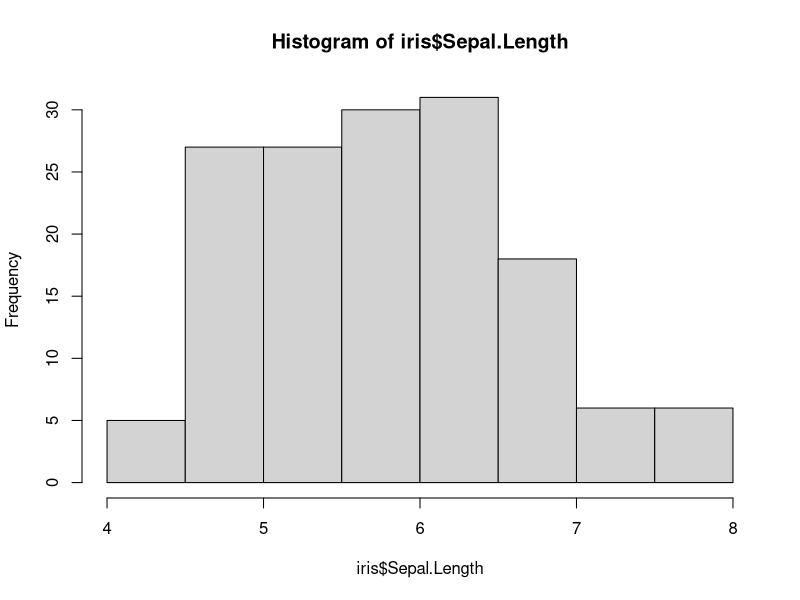
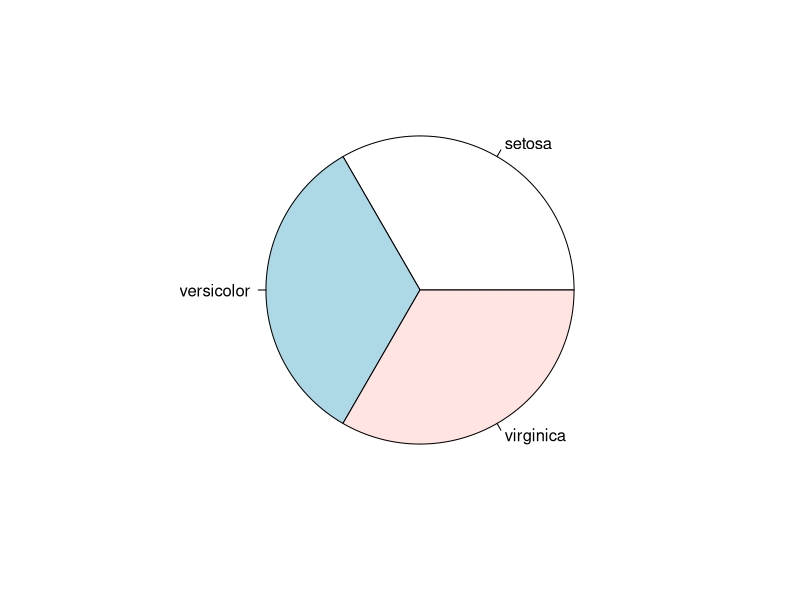
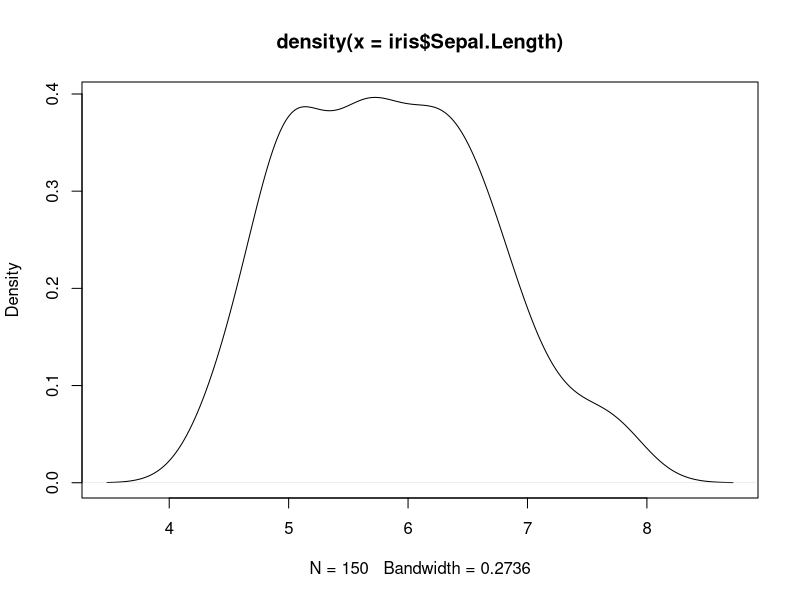
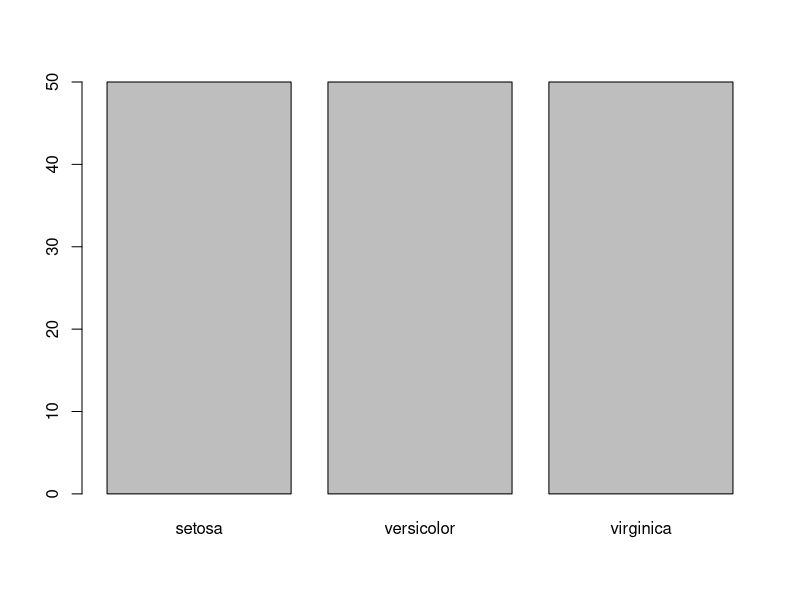
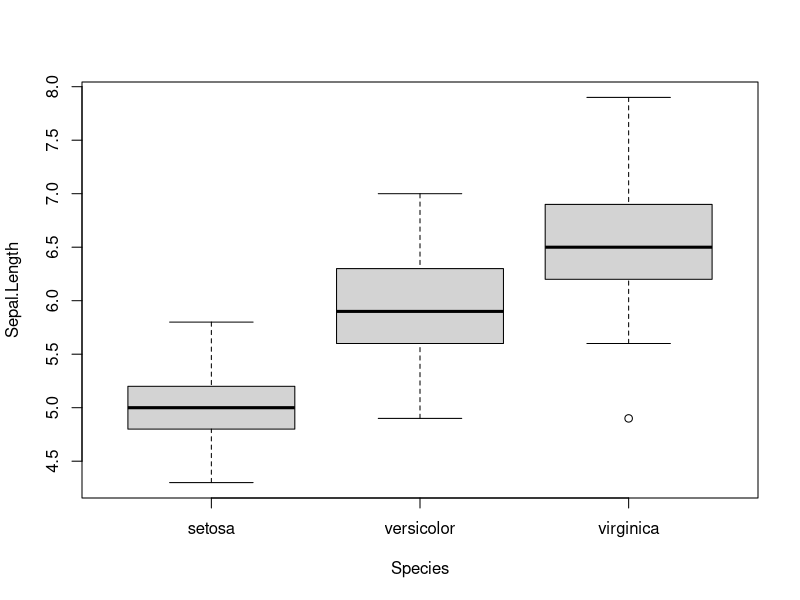
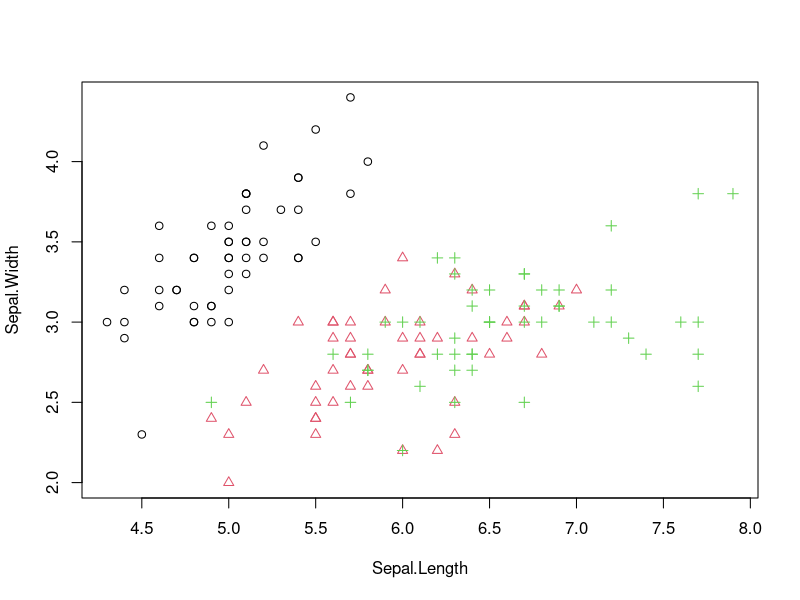
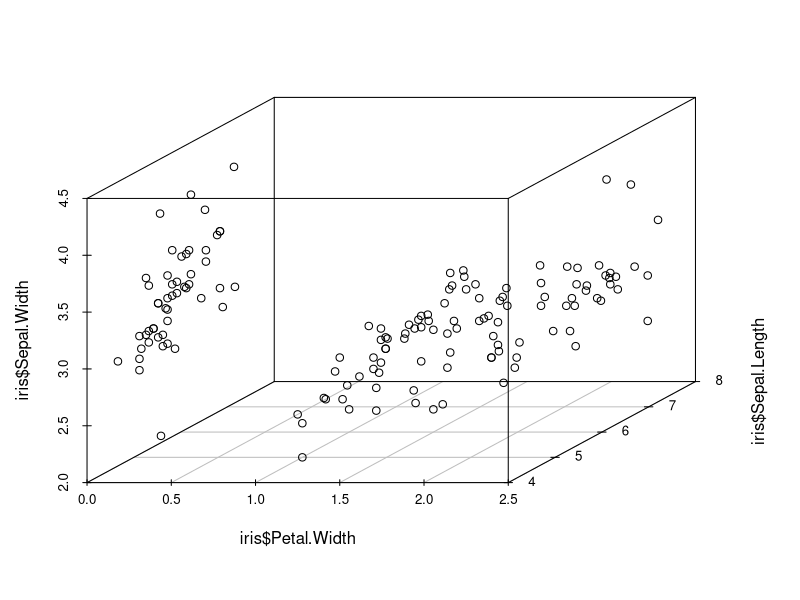
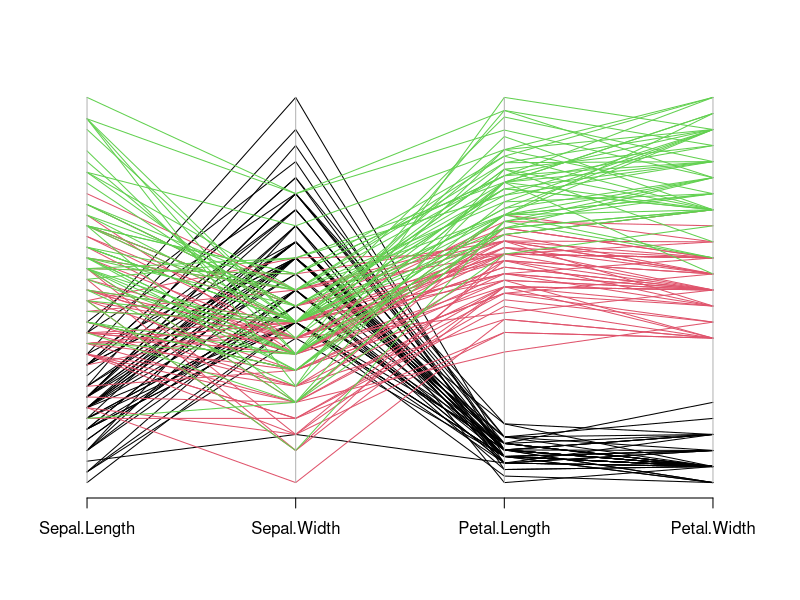

Here is the R script that generated these plots, in order: (Note: this script raises an error after producing the figures.)
# Etude pratique : Clustering avec R

# --------------------------------------------------------------------
# 1. Exploration de l'ensemble des données IRIS
# --------------------------------------------------------------------

# Chargement du dataset iris
data(iris)

# 1.1. Caractéristiques des données
dim(iris)  # Affiche les dimensions de l'ensemble de données
names(iris)  # Affiche les noms des colonnes
str(iris)  # Affiche la structure du dataset
attributes(iris)  # Affiche les attributs de l'objet

# 1.2. Contenu par ligne ou par colonne
iris[1:5,]  # Affiche les 5 premières lignes
head(iris)  # Affiche les premières lignes (par défaut 6 lignes)
tail(iris)  # Affiche les dernières lignes
iris$Sepal.Length[1:10]  # Affiche les 10 premières valeurs de Sepal.Length

# 1.3. Statistiques de base
summary(iris)  # Résumé statistique du dataset
var(iris$Sepal.Length)  # Variance de la variable Sepal.Length
hist(iris$Sepal.Length)  # Histogramme de Sepal.Length

# 1.4. Quantiles
quantile(iris$Sepal.Length)  # Calcul des quantiles
quantile(iris$Sepal.Length, c(0.1, 0.3, 0.65))  # Quantiles spécifiques

# 1.5. Fréquences des espèces
table(iris$Species)  # Table de fréquence pour la variable Species
pie(table(iris$Species))  # Diagramme circulaire de la fréquence de Species

# 1.6. Visualisations
# Densité de Sepal.Length
plot(density(iris$Sepal.Length))

# Barplot des fréquences de Species
barplot(table(iris$Species))

# Boxplot de Sepal.Length par Species
boxplot(Sepal.Length ~ Species, data = iris)

# Scatter plot de Sepal.Length et Sepal.Width par espèce
with(iris, plot(Sepal.Length, Sepal.Width, col = Species, pch = as.numeric(Species)))

# 3D scatter plot de Petal.Width, Sepal.Length et Sepal.Width
library(scatterplot3d)
scatterplot3d(iris$Petal.Width, iris$Sepal.Length, iris$Sepal.Width)

# Parallel coordinates plot
library(MASS)
parcoord(iris[1:4], col = iris$Species)

# --------------------------------------------------------------------
# Exercice 1 : Etude du Clustering
# --------------------------------------------------------------------

# 1. Appliquer l'algorithme K-means avec k=7
iris2 <- iris
iris2$Species <- NULL  # Suppression de la colonne Species pour le clustering
(kmeans.result <- kmeans(iris2, 7))  # Application de K-means avec 7 clusters

# 2. Attributs du modèle K-means
kmeans.result$centers  # Les centres des clusters
kmeans.result$cluster  # Les clusters assignés
kmeans.result$totss  # Somme totale des carrés
kmeans.result$withinss  # Somme des carrés à l'intérieur des clusters
kmeans.result$tot.withinss  # Somme des carrés à l'intérieur de tous les clusters
kmeans.result$betweenss  # Somme des carrés entre les clusters
kmeans.result$size  # Taille des clusters

# 3. Matrice de correspondance entre les classes réelles et les clusters
table(iris$Species, kmeans.result$cluster)

# 4. Visualisation des résultats
# Représentation graphique des clusters
plot(iris2[c("Sepal.Length", "Sepal.Width")], col = kmeans.result$cluster)

# Afficher les centres des clusters
points(kmeans.result$centers[,c("Sepal.Length", "Sepal.Width")],
       col = 1:7, pch = 8, cex = 2)

# 5. Appliquer la méthode de classification hiérarchique ascendant sur 40 exemples
set.seed(42)  # Fixer la graine pour la reproductibilité
idx <- sample(1:dim(iris)[1], 40)  # Sélectionner 40 observations
irisSample <- iris[idx,]  # Créer un sous-ensemble
irisSample$Species <- NULL  # Supprimer la colonne Species

# Appliquer l'algorithme de classification hiérarchique
hc <- hclust(dist(irisSample), method = "ave")  # Méthode de distance moyenne

# 6. Visualisation du dendrogramme
plot(hc, labels = iris$Species[idx])  # Afficher le dendrogramme avec les étiquettes

# Ajouter une coupure pour 3 clusters
rect.hclust(hc, k = 3)

# Récupérer les groupes de clusters
groups <- cutree(hc, k = 3)

# --------------------------------------------------------------------
# Exercice 2 : Clustering sur le dataset PimaIndiansDiabetes
# --------------------------------------------------------------------

# 1. Charger le dataset PimaIndiansDiabetes de la librairie mlbench
install.packages("mlbench")
library(mlbench)
data(PimaIndiansDiabetes)

# Exploration rapide des données
dim(PimaIndiansDiabetes)  # Dimensions du dataset
str(PimaIndiansDiabetes)  # Structure des données

# 2. Appliquer K-means avec k = 3
pimaData <- PimaIndiansDiabetes
pimaData$Outcome <- NULL  # Supprimer la colonne Outcome pour le clustering
(kmeans.result.pima <- kmeans(pimaData, 3))  # Application de K-means avec 3 clusters

# Visualisation des résultats
plot(pimaData[c("Glucose", "BMI")], col = kmeans.result.pima$cluster)

# 3. Appliquer la méthode de classification hiérarchique sur PimaIndiansDiabetes
hc.pima <- hclust(dist(pimaData), method = "ave")  # Méthode de distance moyenne

# Visualisation du dendrogramme
plot(hc.pima)

# Ajouter une coupure pour 3 clusters
rect.hclust(hc.pima, k = 3)

# Récupérer les groupes de clusters
groups.pima <- cutree(hc.pima, k = 3)

# --------------------------------------------------------------------
# Résumé des consignes et explications
# --------------------------------------------------------------------

# 1. L'objectif de cette étude pratique est d'appliquer les algorithmes de clustering
#    (K-means et classification hiérarchique) sur les datasets Iris et PimaIndiansDiabetes
#    pour découvrir des groupes de données similaires en fonction des caractéristiques.
# 
# 2. Vous devez suivre les étapes d'exploration des données en utilisant des fonctions comme
#    `summary()`, `hist()`, `plot()`, etc., pour mieux comprendre les caractéristiques des données.
# 
# 3. Appliquez l'algorithme de clustering K-means avec différents nombres de clusters (k=7 pour Iris,
#    k=3 pour PimaIndiansDiabetes) et analysez les résultats.
# 
# 4. Ensuite, appliquez la classification hiérarchique pour observer la structure des données et
#    visualisez les dendrogrammes.
# 
# 5. Comparez les résultats du clustering en termes de qualité et d'interprétation des groupes.
